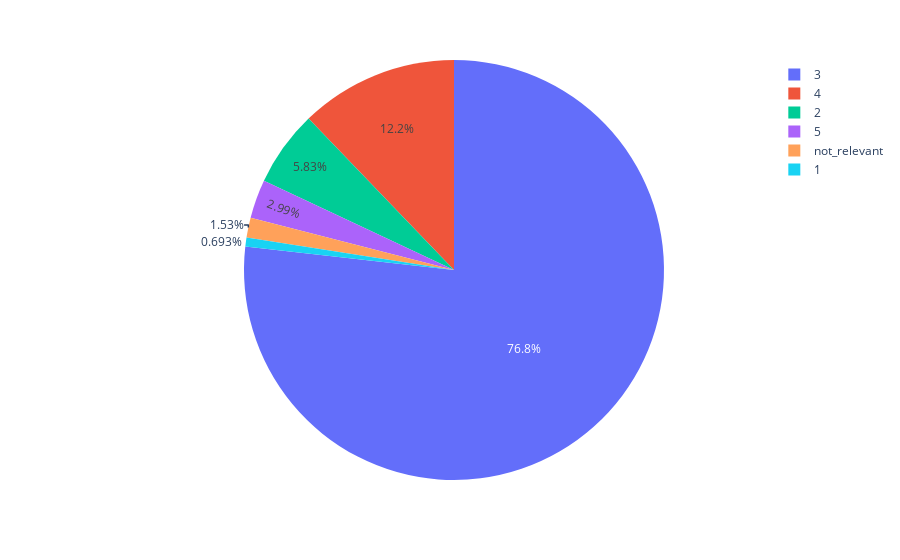

Notebook source saved alongside this figure:
### Code cell
fig = px.pie(highcon, names='sentiment')
fig.show()

### Figure 1 — Plotly figure (JSON) as saved in the notebook; plotly's stock layout.template omitted (floating-point values rounded to 4 significant figures; data arrays with more than 128 entries replaced by an {"elided": "..."} marker saying what was removed)
{"data": [{"domain": {"x": [0, 1], "y": [0, 1]}, "hovertemplate": "sentiment=%{label}<extra></extra>", "labels": {"elided": "2743 str values"}, "legendgroup": "", "name": "", "showlegend": true, "type": "pie"}], "layout": {"legend": {"tracegroupgap": 0}, "margin": {"t": 60}}}
